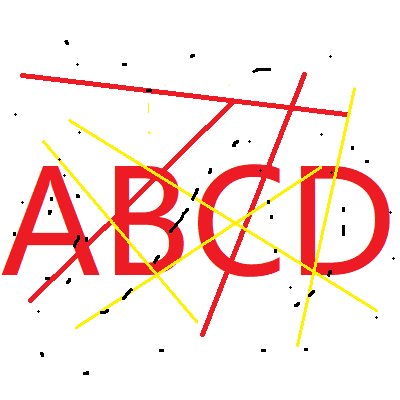
//> input picture TEST_15/NUM.png, 400 x 400 px
$ ./main   (built with g++ and OpenCV 4)
//> lines starting //> are read from the running program, lines starting //| are printed output that depends on the picture; after the words box and inside, x2 and y2 are one past the last pixel; in counts of white or black regions, pixels touching at a corner belong together
#include<opencv2/opencv.hpp>
#include<opencv2/highgui.hpp>
#include <iostream>

using namespace cv;
using namespace std;

Mat src,dst,f1,f2;
int main()
{
	src = imread("NUM.png", IMREAD_UNCHANGED);
//> src is the input picture: 400 rows x 400 cols, CV_8UC3; mean B, G, R 223.6, 227.9, 251.5

	//pyrDown(src,dst,Size(src.cols/2,src.rows/2));

	imshow("src",src);


	GaussianBlur(src,f1,Size(5,5),11,11);
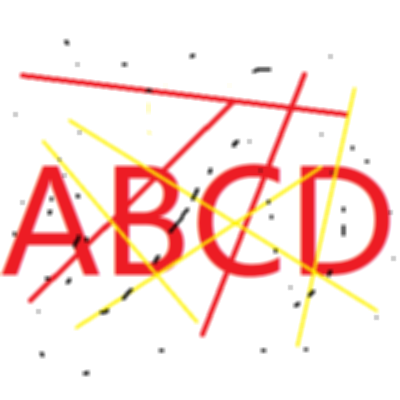
//> f1: 400 rows x 400 cols, CV_8UC3; mean B, G, R 223.6, 227.9, 251.5
	GaussianBlur(f1,f2,Size(5,5),11,11);
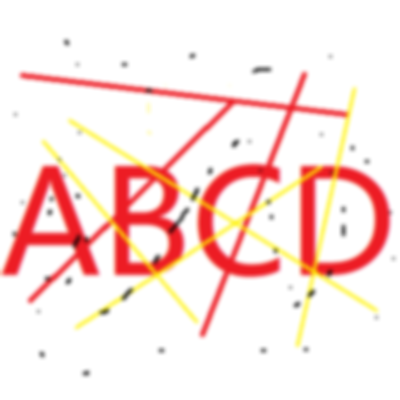
//> f2: 400 rows x 400 cols, CV_8UC3; mean B, G, R 223.6, 227.9, 251.5
	subtract(f1,f2,dst,Mat());
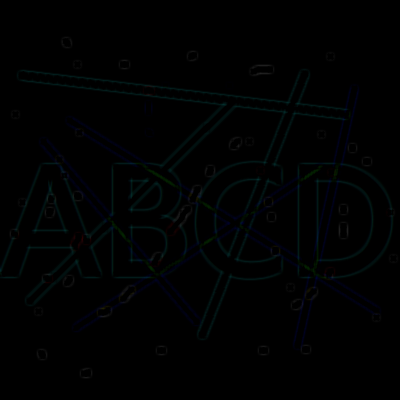
//> dst: 400 rows x 400 cols, CV_8UC3; mean B, G, R 1.8, 1.4, 0.3

	normalize(dst,dst,255,0,NORM_MINMAX);
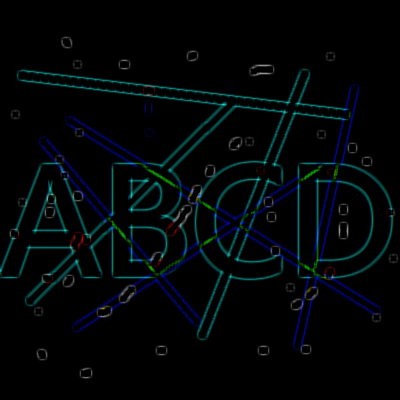
//> dst: 400 rows x 400 cols, CV_8UC3; 18.33% of pixels changed, all inside (x1, y1, x2, y2) = (0, 36, 399, 379)
	imshow("dst",dst);
	waitKey(0);
	return 0;
}
